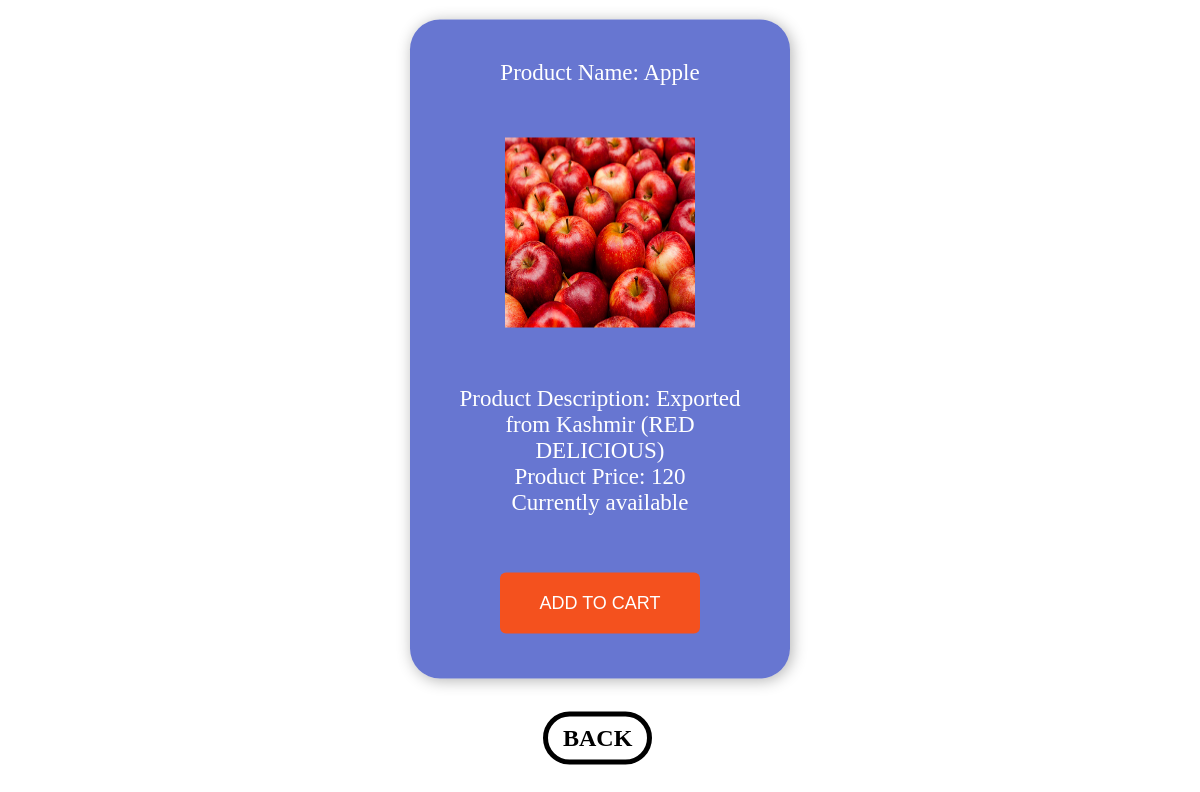
The app's page /vproduct.php?pid=1 with its own data.
### tables this page shows
CREATE TABLE `products` (
  `ID` int(11) NOT NULL,
  `Cat_ID` int(50) NOT NULL,
  `Name` varchar(255) NOT NULL,
  `Description` varchar(255) NOT NULL,
  `Price` int(20) NOT NULL,
  `Image` varchar(255) NOT NULL,
  `Suppliers_ID` int(11) NOT NULL,
  `CreatedAt` date NOT NULL,
  `UpdatedAt` date NOT NULL,
  `Status` varchar(10) NOT NULL
);

### vproduct.php (the view, shortened to what this page needs)
<!DOCTYPE html>
<html>
<head>
</head>
<body>
<?php include("config.php"); ?>
<p class="box">
<?php
    $qry = "SELECT * FROM products WHERE ID='".$_REQUEST['pid']."' ";
    $qryr= mysqli_query($dbcon,$qry);
        while ($r = mysqli_fetch_array($qryr)) {
        $pto=$r['Image'];
        echo"Product Name: "; echo $r['Name']."<br><br><br>"."<img class='img-set' src= '$pto' width='190' height='190' >"."<br><br><br>";
          echo"Product Description: ";echo $r['Description']."<br>";
          echo"Product Price: ";echo $r['Price']."<br>";
            echo"Currently "; echo $r['Status']."<br>";
           $pid= $r['ID'];
        }
?>
<br><br>
<a  href="cart.php?id=<?php echo $pid ;?>"><button class="button" style="vertical-align:middle"><span>ADD TO CART</span></button></a>
<a href="productview.php" class="btn" style="font-size: 24px;
            background-color: #fff;
            font-weight: bold;
            text-decoration: none;
            color: #000;
            padding: 8px 15px;
            border: 5px solid #000;
            border-radius: 30px;
            transition: 0.6s ease;
            position: absolute;
            top:105%;
            left: 35%;
            float: right;
">BACK</a>
</p>
</body>
</html>

### vproduct.php (style rules this page uses)
body { width: 100%; min-height: 100vh; background-image: url("bg6.jpg"); background-position: center; background-size: cover; display: flex; justify-content: center; align-items: center; }
.box { font-size:23px; width: 300px; padding: 40px; border-radius: 30px; position: absolute; top: 40%; left: 50%; transform: translate(-50%,-50%); background-color: rgba(3, 27, 178, 0.6); text-align:center; box-shadow: 2px 2px 15px rgba(0,0,0,0.3); color: #fff; }
.button { display: inline-block; border-radius: 6px; background-color: #f4511e; border: none; color: #FFFFFF; text-align: center; font-size: 18px; padding: 20px; width: 200px; transition: all 0.5s; cursor: pointer; margin: 5px; }
.button span { cursor: pointer; display: inline-block; position: relative; transition: 0.5s; }
.button span:after { content: '\00bb'; position: absolute; opacity: 0; top: 0; right: -20px; transition: 0.5s; }

### records on screen
products: Name "Apple", Image (picture), Description "Exported from Kashmir (RED DELICIOUS)", Price "120", Status "available"
